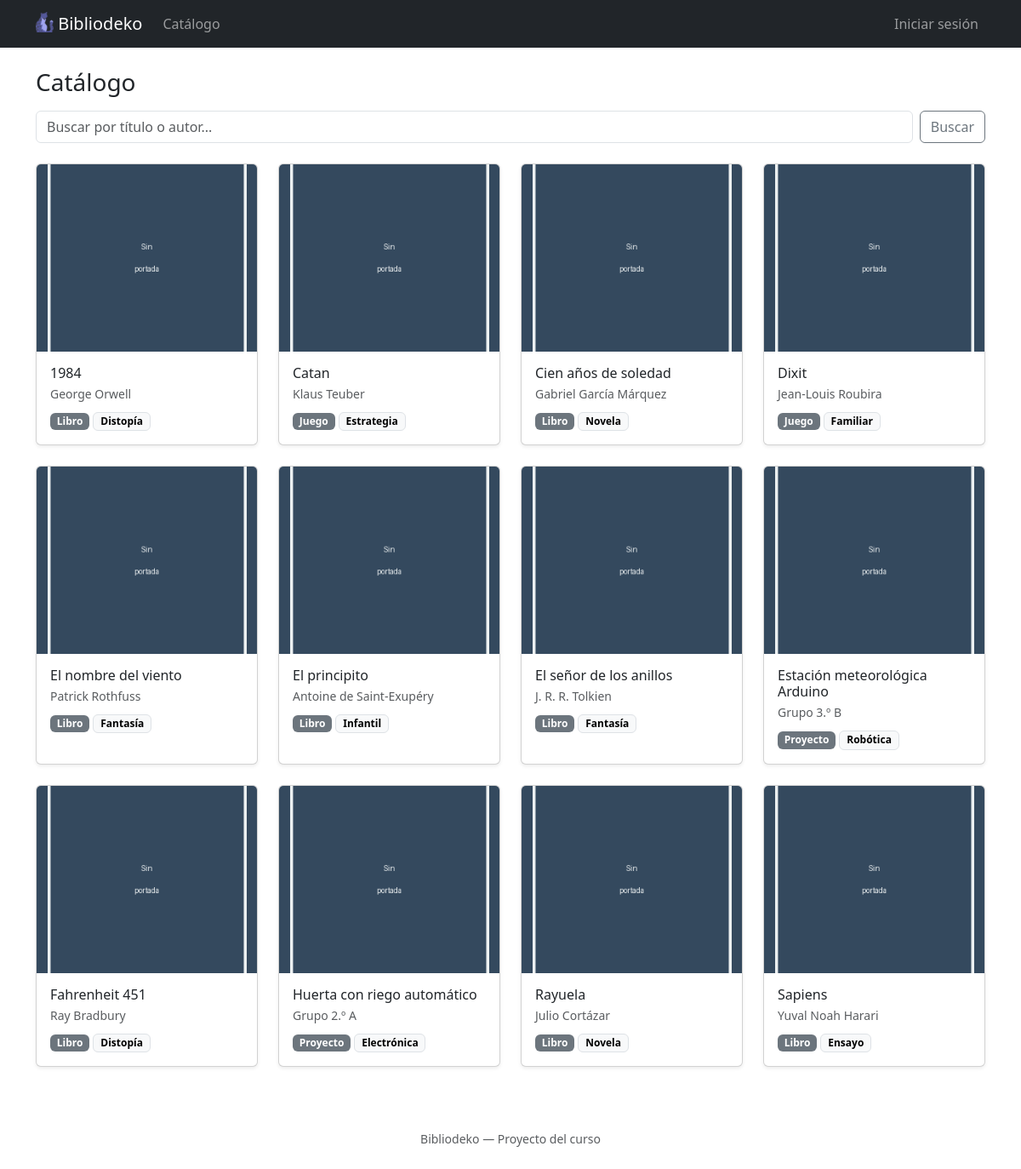
The page / on the database its author committed.
### tables this page shows
CREATE TABLE IF NOT EXISTS items (
    id        INT AUTO_INCREMENT PRIMARY KEY,
    tipo      ENUM('libro', 'juego', 'proyecto') NOT NULL DEFAULT 'libro',
    titulo    VARCHAR(150) NOT NULL,
    autor     VARCHAR(100) NOT NULL,
    categoria VARCHAR(50)  NULL,
    stock     INT UNSIGNED NOT NULL DEFAULT 1,
    imagen    VARCHAR(100) NOT NULL DEFAULT 'default.png'
);

### controllers/ItemController.php (called while the page is built, shortened)
<?php
require_once __DIR__ . '/../models/Item.php';
function listarItems() {
    global $pdo;
    $q = trim($_GET['q'] ?? '');
    $items = Item::listar($pdo, $q);
    require __DIR__ . '/../views/items/listar.php';
}

### helpers.php (called while the page is built, shortened)
<?php
function esAdmin() {
    return isset($_SESSION['usuario']) && $_SESSION['usuario']['rol'] === 'admin';
}

### models/Item.php (called while the page is built, shortened)
<?php
class Item {
    private $tipo;
    private $titulo;
    private $autor;
    private $categoria;
    private $imagen;
    public function __construct($id, $tipo, $titulo, $autor, $categoria, $stock, $imagen) {
        $this->tipo = $tipo;
        $this->titulo = $titulo;
        $this->autor = $autor;
        $this->categoria = $categoria;
        $this->imagen = $imagen;
    }
    public function getTipo() { return $this->tipo; }
    public function getTitulo() { return $this->titulo; }
    public function getAutor() { return $this->autor; }
    public function getCategoria() { return $this->categoria; }
    public function getImagen() { return $this->imagen; }
    public static function listar($pdo, $q = '') {
        if ($q !== '') {
            $stmt = $pdo->prepare("SELECT * FROM items WHERE titulo LIKE ? OR autor LIKE ? ORDER BY titulo");
            $stmt->execute(["%$q%", "%$q%"]);
        } else {
            $stmt = $pdo->prepare("SELECT * FROM items ORDER BY titulo");
            $stmt->execute();
        }
        $filas = $stmt->fetchAll();
        $items = [];
        foreach ($filas as $f) {
            $items[] = new Item($f['id'], $f['tipo'], $f['titulo'], $f['autor'], $f['categoria'], $f['stock'], $f['imagen']);
        }
        return $items;
    }
}

### views/items/listar.php (the view, shortened to what this page needs)
<?php require __DIR__ . '/../header.php'; ?>
<div class="d-flex justify-content-between align-items-center mb-3">
  <h1 class="h3 mb-0">Catálogo</h1>
</div>
<form method="GET" action="index.php" class="row g-2 mb-4">
  <div class="col-auto flex-grow-1">
    <input type="text" name="q" class="form-control" placeholder="Buscar por título o autor..."
      value="<?= htmlspecialchars($_GET['q'] ?? '') ?>">
  </div>
  <div class="col-auto">
    <button class="btn btn-outline-secondary" type="submit">Buscar</button>
  </div>
</form>
<?php if (empty($items)): ?>
  <div class="alert alert-secondary">No se encontraron ítems.</div>
<?php else: ?>
  <div class="row row-cols-2 row-cols-md-3 row-cols-lg-4 g-4">
    <?php foreach ($items as $item): ?>
      <div class="col">
        <div class="card h-100 shadow-sm">
          <img src="uploads/<?= htmlspecialchars($item->getImagen()) ?>" class="card-img-top" style="height:220px; object-fit:cover;">
          <div class="card-body">
            <h6 class="card-title mb-1"><?= htmlspecialchars($item->getTitulo()) ?></h6>
            <p class="card-text text-muted small mb-2"><?= htmlspecialchars($item->getAutor()) ?></p>
            <span class="badge text-bg-secondary"><?= htmlspecialchars(ucfirst($item->getTipo())) ?></span>
            <?php if ($item->getCategoria()): ?>
              <span class="badge text-bg-light border"><?= htmlspecialchars($item->getCategoria()) ?></span>
            <?php endif; ?>
          </div>
        </div>
      </div>
    <?php endforeach; ?>
  </div>
<?php endif; ?>
<?php require __DIR__ . '/../footer.php'; ?>

### rows shown on the page
items: imagen (placeholder picture), titulo "1984", autor "George Orwell", tipo "Libro", categoria "Distopía"
items: imagen (placeholder picture), titulo "Catan", autor "Klaus Teuber", tipo "Juego", categoria "Estrategia"
items: imagen (placeholder picture), titulo "Cien años de soledad", autor "Gabriel García Márquez", tipo "Libro", categoria "Novela"
items: imagen (placeholder picture), titulo "Dixit", autor "Jean-Louis Roubira", tipo "Juego", categoria "Familiar"
items: imagen (placeholder picture), titulo "El nombre del viento", autor "Patrick Rothfuss", tipo "Libro", categoria "Fantasía"
items: imagen (placeholder picture), titulo "El principito", autor "Antoine de Saint-Exupéry", tipo "Libro", categoria "Infantil"
items: imagen (placeholder picture), titulo "El señor de los anillos", autor "J. R. R. Tolkien", tipo "Libro", categoria "Fantasía"
items: imagen (placeholder picture), titulo "Estación meteorológica Arduino", autor "Grupo 3.º B", tipo "Proyecto", categoria "Robótica"
items: imagen (placeholder picture), titulo "Fahrenheit 451", autor "Ray Bradbury", tipo "Libro", categoria "Distopía"
items: imagen (placeholder picture), titulo "Huerta con riego automático", autor "Grupo 2.º A", tipo "Proyecto", categoria "Electrónica"
items: imagen (placeholder picture), titulo "Rayuela", autor "Julio Cortázar", tipo "Libro", categoria "Novela"
items: imagen (placeholder picture), titulo "Sapiens", autor "Yuval Noah Harari", tipo "Libro", categoria "Ensayo"
